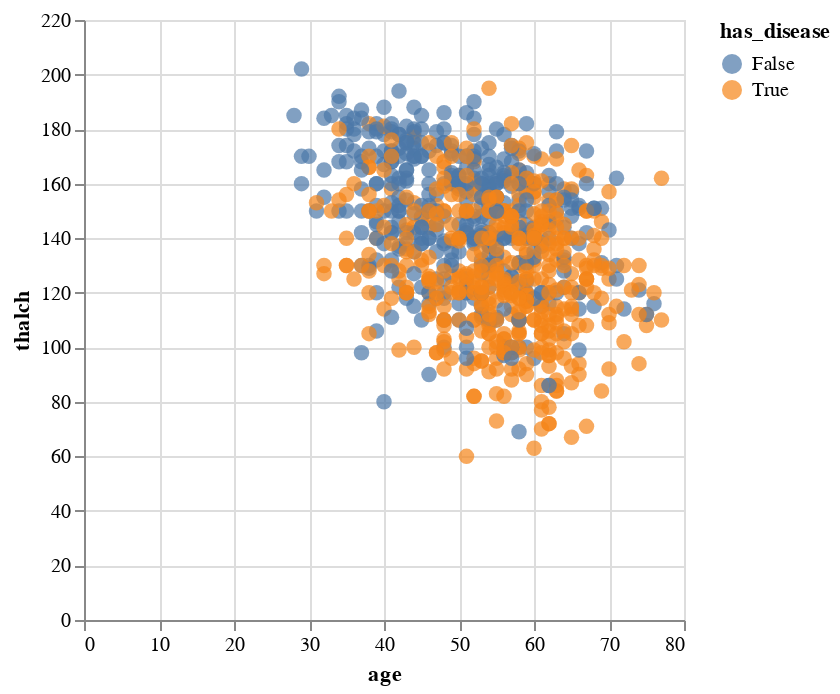

Notebook code cell kept with this figure:
### Code cell
# Altair interactive scatter
if df['has_disease'].dtype != 'object':
    df['has_disease'] = df['has_disease'].map({0: 'False', 1:'True'})
chart = alt.Chart(df).mark_circle(size=60).encode(
    x='age', y='thalch', color='has_disease:N', tooltip=['id','age','thalch','num']
).interactive()
chart

### Figure 1 — Vega-Lite specification as saved in the notebook (floating-point values rounded to 4 significant figures; data arrays with more than 128 entries replaced by an {"elided": "..."} marker saying what was removed)
{"config": {"view": {"continuousWidth": 300, "continuousHeight": 300}}, "data": {"name": "data-e370d5d23c6d174ea20e47d200ee4ee2"}, "mark": {"type": "circle", "size": 60}, "encoding": {"color": {"field": "has_disease", "type": "nominal"}, "tooltip": [{"field": "id", "type": "quantitative"}, {"field": "age", "type": "quantitative"}, {"field": "thalch", "type": "quantitative"}, {"field": "num", "type": "quantitative"}], "x": {"field": "age", "type": "quantitative"}, "y": {"field": "thalch", "type": "quantitative"}}, "params": [{"name": "param_4", "select": {"type": "interval", "encodings": ["x", "y"]}, "bind": "scales"}], "$schema": "https://vega.github.io/schema/vega-lite/v5.20.1.json", "datasets": {"data-e370d5d23c6d174ea20e47d200ee4ee2": {"elided": "920 records"}}}
